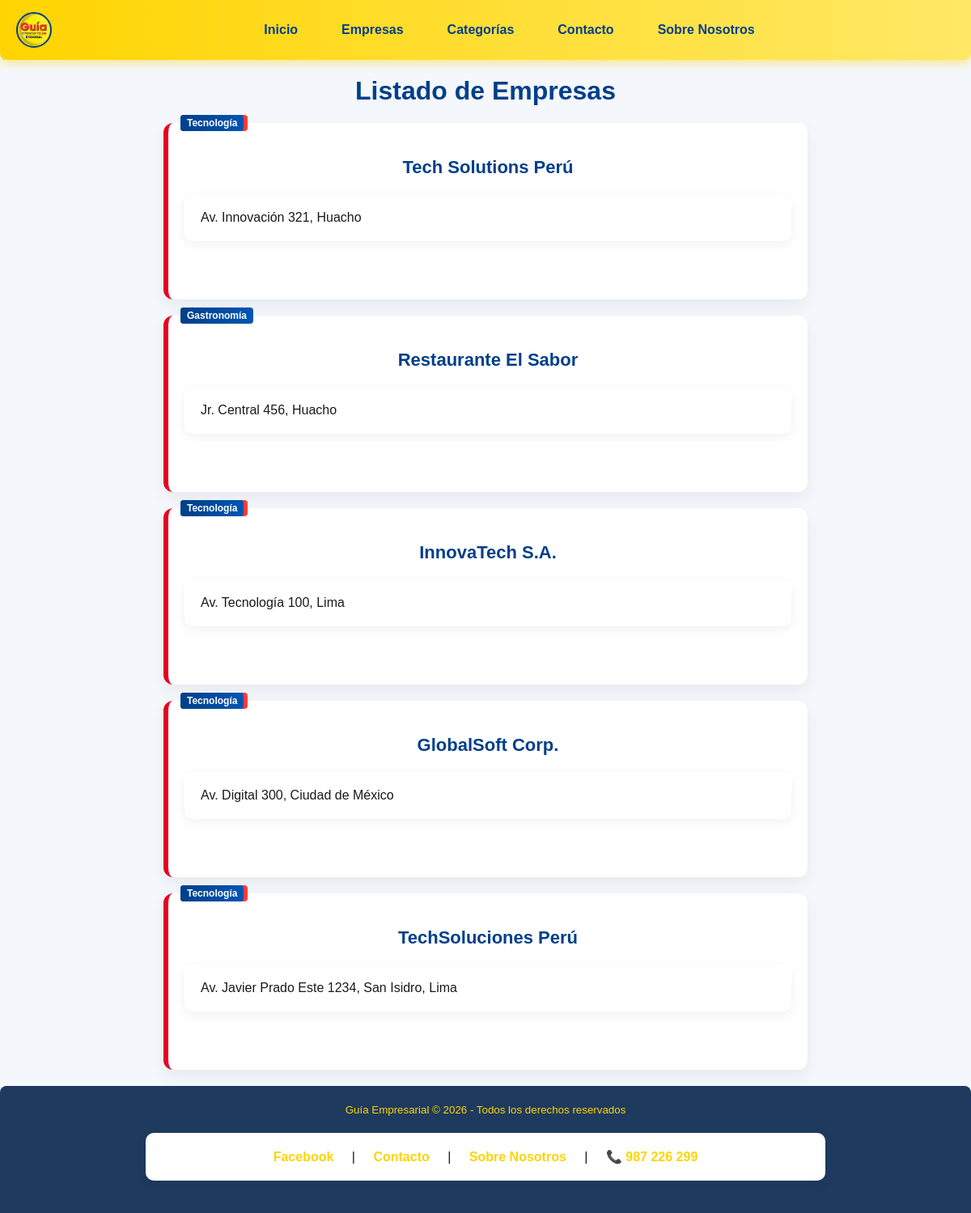
The page /empresas.php on the database its author committed.
### tables this page shows
CREATE TABLE IF NOT EXISTS `empresas` (
  `id_empresa` int(11) NOT NULL AUTO_INCREMENT,
  `nombre` varchar(150) NOT NULL,
  `email` varchar(100) DEFAULT NULL,
  `telefono` varchar(20) DEFAULT NULL,
  `direccion` varchar(200) DEFAULT NULL,
  `id_categoria` int(11) DEFAULT NULL,
  `fecha_registro` timestamp NOT NULL DEFAULT current_timestamp(),
  `horario` varchar(100) DEFAULT NULL,
  `descripcion` text DEFAULT NULL,
  `latitud` decimal(10,8) DEFAULT NULL,
  `longitud` decimal(11,8) DEFAULT NULL,
  `link_empresa` varchar(255) DEFAULT NULL,
  PRIMARY KEY (`id_empresa`),
  KEY `id_categoria` (`id_categoria`),
  KEY `idx_empresa_nombre` (`nombre`)
);

CREATE TABLE IF NOT EXISTS `categorias` (
  `id_categoria` int(11) NOT NULL AUTO_INCREMENT,
  `nombre` varchar(100) NOT NULL,
  `descripcion` text DEFAULT NULL,
  PRIMARY KEY (`id_categoria`)
);

### empresas.php (the view, shortened to what this page needs)
<!DOCTYPE html>
<html lang="es">
<head>
    <link rel="stylesheet" href="assets/css/style.css">
</head>
<body>
<?php include 'includes/header.php'; ?>
<?php include 'db.php'; ?>
<h1>Listado de Empresas</h1>
<div class="contactos">
<?php
$tabla = "empresas";
$sql = "SELECT e.*, c.nombre AS categoria
        FROM $tabla e
        JOIN categorias c ON e.id_categoria = c.id_categoria";
$resultado = $conexion->query($sql);
if($resultado && $resultado->num_rows > 0):
    while($fila = $resultado->fetch_assoc()):
?>
    <div class="contacto-card" onclick="toggleContacto(this)">
        <div class="contacto-resumen">
            <h3><?= htmlspecialchars($fila['nombre']) ?></h3>
            <p><?= htmlspecialchars($fila['direccion'] ?? '') ?></p>
        </div>
        <div class="categoria-label">
            <?= htmlspecialchars($fila['categoria']) ?>
        </div>
    </div>
<?php
    endwhile;
else:
    echo "<p>No hay resultados para mostrar.</p>";
endif;
?>
</div>
<?php include 'includes/footer.php'; ?>
</body>
</html>

### includes/Header.php (shortened to what this page needs)
<!DOCTYPE html>
<html lang="es">
<head>
    <link rel="stylesheet" href="assets/css/style.css">
</head>
<body>
<header>
    <nav>
        <div class="header-container">
            <img src="assets/img/image.png" alt="Guía Empresarial" class="logo">
            <div class="nav-links">
                <a href="index.php">Inicio</a>
                <a href="empresas.php">Empresas</a>
                <a href="categorias.php">Categorías</a>
                <a href="contacto.php">Contacto</a>
                <a href="sobre.php">Sobre Nosotros</a>
            </div>
        </div>
    </nav>
</header>
<main>

### includes/footer.php (shortened to what this page needs)
</main>
<footer>
    <div class="footer-content">
        <small>
            Guía Empresarial &copy; <?php echo date('Y'); ?> - Todos los derechos reservados
        </small>
        <br>
        <p>
            <a href="https://www.facebook.com/guiaempresarios" target="_blank" rel="noopener noreferrer">Facebook</a> |
            <a href="contacto.php">Contacto</a> |
            <a href="sobre.php">Sobre Nosotros</a> |
            <a href="https://wa.me/51987226299" target="_blank" rel="noopener noreferrer">📞 987 226 299</a>
        </p>
    </div>
</footer>
</body>
</html>

### assets/css/style.css (style rules this page uses)
body { font-family: Arial, sans-serif; margin: 0; padding: 0; min-height: 100vh; display: flex; flex-direction: column; background: #f4f7fb; color: #1a1a1a; }
main { flex: 1; }
.header-container { display: flex; align-items: center; justify-content: space-between; background: linear-gradient(90deg, #ffd400, #ffe866); color: #000000; padding: 15px 20px; border-radius: 0 0 8px 8px; box-shadow: 0 4px 12px rgba(255,212,0,0.45); }
.header-container .logo { height: 40px; width: 40px; border-radius: 50%; border: 2px solid #003f8a; }
.header-container a { margin-left: 15px; color: #003f8a; font-weight: bold; text-decoration: none; padding: 6px 12px; border-radius: 5px; transition: color 0.3s; }
h1, h2 { text-align: center; color: #003f8a; margin-top: 20px; }
section, ul, p, form { max-width: 800px; margin: 20px auto; padding: 20px; background: #ffffff; border-radius: 10px; box-shadow: 0 4px 15px rgba(0,0,0,0.06); color: #1a1a1a; }
a { color: #0056b3; font-weight: bold; text-decoration: none; }
footer { text-align: center; padding: 20px; background: #1e3a5f; color: #ffd400; border-radius: 8px 8px 0 0; }
footer a { color: #ffd400; margin: 0 10px; font-weight: bold; text-decoration: none; padding: 4px 8px; border-radius: 4px; transition: all 0.3s; }
.contacto-card { cursor: pointer; background: #ffffff; border-left: 6px solid #e60023; border-radius: 12px; padding: 20px; margin: 20px auto; max-width: 750px; box-shadow: 0 8px 20px rgba(0,0,0,0.06); transition: all 0.3s ease; position: relative; }
.contacto-card h3 { color: #003f8a; text-align: center; margin-bottom: 10px; font-size: 22px; }
.contacto-card::before { content: "CONTACTO"; position: absolute; top: -10px; left: 15px; background: linear-gradient(90deg, #e60023, #ff3b3b); color: #ffffff; font-size: 12px; padding: 3px 8px; border-radius: 4px; font-weight: bold; }
.categoria-label { position: absolute; top: -10px; left: 15px; background: linear-gradient(90deg, #003f8a, #0056b3); color: #ffffff; font-size: 12px; padding: 3px 8px; border-radius: 4px; font-weight: bold; }
.nav-links { display: flex; gap: 20px; justify-content: center; align-items: center; flex: 1; }
.header-container { display: flex; align-items: center; }
.header-container .logo { margin-right: auto; }
.nav-links { display: flex; align-items: center; gap: 15px; }

### rows shown on the page
empresas: nombre "Tech Solutions Perú", direccion "Av. Innovación 321, Huacho", id_categoria.nombre "Tecnología"
empresas: nombre "Restaurante El Sabor", direccion "Jr. Central 456, Huacho", id_categoria.nombre "Gastronomía"
empresas: nombre "InnovaTech S.A.", direccion "Av. Tecnología 100, Lima", id_categoria.nombre "Tecnología"
empresas: nombre "GlobalSoft Corp.", direccion "Av. Digital 300, Ciudad de México", id_categoria.nombre "Tecnología"
empresas: nombre "TechSoluciones Perú", direccion "Av. Javier Prado Este 1234, San Isidro, Lima", id_categoria.nombre "Tecnología"
